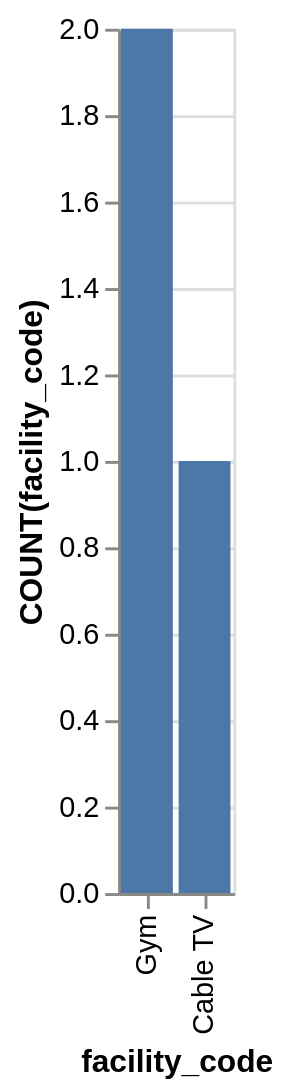

The Vega-Lite source for this figure:
### Vega-Lite specification from a JSON file in a GitHub repository (floating-point values rounded to 4 significant figures)
{"data": {"values": [{"x_data": "Gym", "y_data": 2}, {"x_data": "Cable TV", "y_data": 1}]}, "mark": "bar", "encoding": {"x": {"field": "x_data", "type": "nominal", "title": "facility_code", "sort": {"op": "sum", "field": "y_data", "order": "descending"}}, "y": {"field": "y_data", "type": "quantitative", "title": "COUNT(facility_code)"}}}
